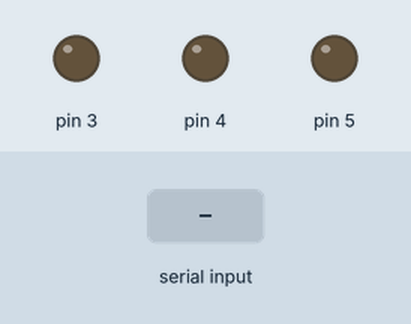
Simulated run of this sketch. Board: Arduino Uno, built with avr-gcc and run on an emulated ATmega328P. Parts: output pins drawn as LEDs (lit = HIGH). The inputs (shaded band) are chosen by the test bench.

Above: at 1.2 s.
1.3 s: "U" received over Serial
At 2.5 s:
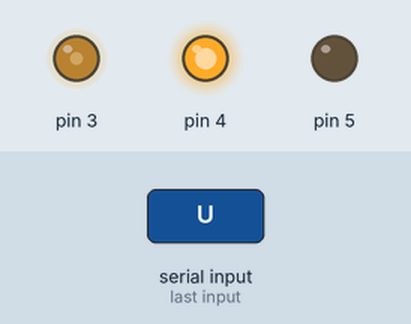
2.8 s: "C" received over Serial
At 3.7 s:
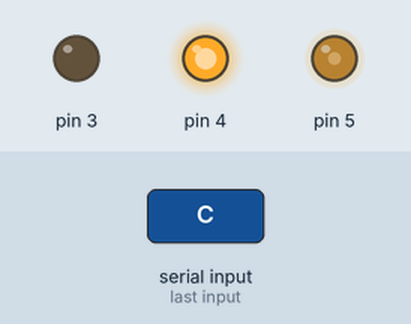
4.3 s: "R" received over Serial
At 4.8 s:
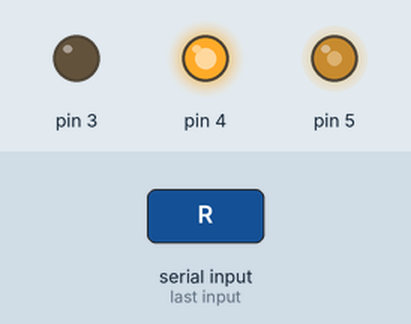
5.8 s: "e" received over Serial
At 7.2 s:
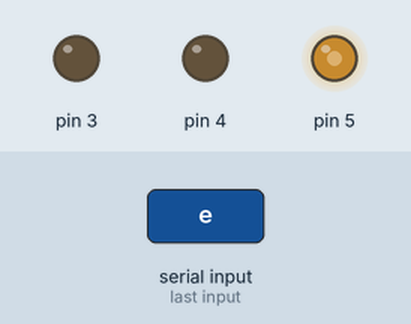
Timing chart, 0 to 8.3 s (numbered marks = the images above; inputs shaded):
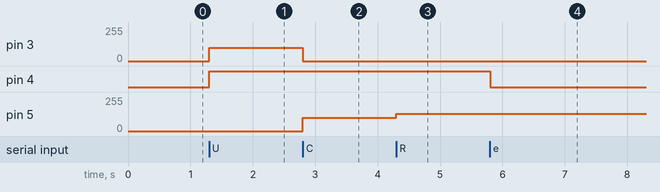

Measured:
- after the input at 1.3 s, pin 3: 0/255 → 100/255 at once; pin 4: LOW → HIGH at once
- after the input at 2.8 s, pin 3: 100/255 → 0/255 at once; pin 5: 0/255 → 100/255 at once
- after the input at 4.3 s, pin 5: 100/255 → 130/255 at once
- after the input at 5.8 s, pin 4: HIGH → LOW at once

The sketch:

speed_control_using_appkey.ino
```cpp
 int i = 100;
void setup() {
  // put your setup code here, to run once:
  pinMode(3, OUTPUT);
  pinMode(4, OUTPUT);
  pinMode(5, OUTPUT);

  Serial.begin(9600);


}

void loop() {
  // put your main code here, to run repeatedly:
  y:char ch = Serial.read();
 if (ch == 'C')
  {
    x:digitalWrite(4, HIGH);
    analogWrite(3, 0);
    analogWrite(5, i);
    ch=Serial.read();
    if(ch=='R')
     i+=30;
    if(ch=='L')
     i-=30;
    if(ch=='e')
     {
      digitalWrite(4,LOW);
      goto y;
     }
    if(ch=='U')
     goto w;
    goto x;
  }
  else
    digitalWrite(4, LOW);
      z: ch = Serial.read();
 if (ch == 'U')
  {
    w:digitalWrite(4, HIGH);
    analogWrite(3, i);
    analogWrite(5, 0);
    ch=Serial.read();
    if(ch=='R')
     i+=30;
    if(ch=='L')
     i-=30;
    if(ch=='e')
     {
      digitalWrite(4,LOW);
      goto z;
     }
    if(ch=='C')
     goto x;
    goto w;
  }
  else
    digitalWrite(4, LOW);

}
```
